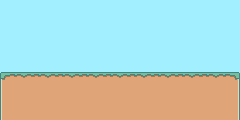

Rendered tile map (Tiled .tmx) drawn with the repository's tilesets; below, a short description and the map source with its tile grids summarised:
An orthogonal 10x5 tile map with 24x24 px tiles, 2 tile layers (background, floor), 1 hidden layer not drawn.

<map version="1.0" orientation="orthogonal" renderorder="right-down" width="10" height="5" tilewidth="24" tileheight="24" nextobjectid="10">
 <tileset firstgid="1" name="forest" tilewidth="24" tileheight="24">
  <image source="../forest tileset.png" trans="ffffff" width="192" height="144" />
 </tileset>
 <layer name="background" width="10" height="5">
  <data>[50 cells, 50 non-empty, 1 distinct tile ids]</data>
 </layer>
 <layer name="floor" width="10" height="5">
  <properties>
   <property name="collidable" value="true" />
  </properties>
  <data>[50 cells, 20 non-empty, 6 distinct tile ids]</data>
 </layer>
 <layer name="forground" width="10" height="5" visible="0">
  <data>[50 cells, 27 non-empty, 1 distinct tile ids]</data>
 </layer>
</map>